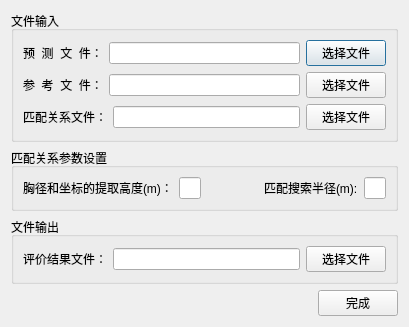
<?xml version="1.0" encoding="UTF-8"?>
<ui version="4.0">
 <class>StemCurveEvaluation</class>
 <widget class="QDialog" name="StemCurveEvaluation">
  <property name="geometry">
   <rect>
    <x>0</x>
    <y>0</y>
    <width>409</width>
    <height>303</height>
   </rect>
  </property>
  <property name="sizePolicy">
   <sizepolicy hsizetype="Preferred" vsizetype="Preferred">
    <horstretch>0</horstretch>
    <verstretch>0</verstretch>
   </sizepolicy>
  </property>
  <property name="windowTitle">
   <string>树木干曲线预测结果评价</string>
  </property>
  <layout class="QVBoxLayout" name="verticalLayout">
   <item>
    <widget class="QGroupBox" name="groupBox_2">
     <property name="title">
      <string>文件输入</string>
     </property>
     <layout class="QVBoxLayout" name="verticalLayout_2">
      <item>
       <layout class="QHBoxLayout" name="horizontalLayout">
        <item>
         <widget class="QLabel" name="label_2">
          <property name="text">
           <string>预  测  文  件：</string>
          </property>
         </widget>
        </item>
        <item>
         <widget class="QLineEdit" name="_inputFileOfExtractedTree"/>
        </item>
        <item>
         <widget class="QPushButton" name="_selectInputFileOfExtractedTree">
          <property name="text">
           <string>选择文件</string>
          </property>
         </widget>
        </item>
       </layout>
      </item>
      <item>
       <layout class="QHBoxLayout" name="horizontalLayout_3">
        <item>
         <widget class="QLabel" name="label_3">
          <property name="text">
           <string>参  考  文  件：</string>
          </property>
         </widget>
        </item>
        <item>
         <widget class="QLineEdit" name="_inputFileOfReferenceTree"/>
        </item>
        <item>
         <widget class="QPushButton" name="_selectedInputFileOfReferenceTree">
          <property name="text">
           <string>选择文件</string>
          </property>
         </widget>
        </item>
       </layout>
      </item>
      <item>
       <layout class="QHBoxLayout" name="horizontalLayout_6">
        <item>
         <widget class="QLabel" name="label_6">
          <property name="text">
           <string>匹配关系文件：</string>
          </property>
         </widget>
        </item>
        <item>
         <widget class="QLineEdit" name="_inputFileOfIndex"/>
        </item>
        <item>
         <widget class="QPushButton" name="_selectedInputFileOfIndex">
          <property name="text">
           <string>选择文件</string>
          </property>
         </widget>
        </item>
       </layout>
      </item>
     </layout>
    </widget>
   </item>
   <item>
    <widget class="QGroupBox" name="groupBox">
     <property name="title">
      <string>匹配关系参数设置</string>
     </property>
     <layout class="QVBoxLayout" name="verticalLayout_3">
      <item>
       <layout class="QHBoxLayout" name="horizontalLayout_2">
        <item>
         <layout class="QHBoxLayout" name="horizontalLayout_5">
          <item>
           <widget class="QLabel" name="label">
            <property name="text">
             <string>胸径和坐标的提取高度(m)：</string>
            </property>
           </widget>
          </item>
          <item>
           <widget class="QLineEdit" name="_inputHeight"/>
          </item>
         </layout>
        </item>
        <item>
         <spacer name="horizontalSpacer_2">
          <property name="orientation">
           <enum>Qt::Horizontal</enum>
          </property>
          <property name="sizeHint" stdset="0">
           <size>
            <width>800</width>
            <height>20</height>
           </size>
          </property>
         </spacer>
        </item>
        <item>
         <layout class="QHBoxLayout" name="horizontalLayout_9">
          <item>
           <widget class="QLabel" name="label_5">
            <property name="text">
             <string>匹配搜索半径(m):</string>
            </property>
           </widget>
          </item>
          <item>
           <widget class="QLineEdit" name="_radius"/>
          </item>
         </layout>
        </item>
       </layout>
      </item>
     </layout>
    </widget>
   </item>
   <item>
    <widget class="QGroupBox" name="groupBox_3">
     <property name="title">
      <string>文件输出</string>
     </property>
     <layout class="QHBoxLayout" name="horizontalLayout_8">
      <item>
       <layout class="QHBoxLayout" name="horizontalLayout_4">
        <item>
         <widget class="QLabel" name="label_4">
          <property name="text">
           <string>评价结果文件：</string>
          </property>
         </widget>
        </item>
        <item>
         <widget class="QLineEdit" name="_outputFile"/>
        </item>
        <item>
         <widget class="QPushButton" name="_selectedOututFile">
          <property name="text">
           <string>选择文件</string>
          </property>
         </widget>
        </item>
       </layout>
      </item>
     </layout>
    </widget>
   </item>
   <item>
    <layout class="QHBoxLayout" name="horizontalLayout_7">
     <item>
      <spacer name="horizontalSpacer">
       <property name="orientation">
        <enum>Qt::Horizontal</enum>
       </property>
       <property name="sizeHint" stdset="0">
        <size>
         <width>300</width>
         <height>20</height>
        </size>
       </property>
      </spacer>
     </item>
     <item>
      <widget class="QPushButton" name="_btn_OK">
       <property name="text">
        <string>完成</string>
       </property>
      </widget>
     </item>
    </layout>
   </item>
  </layout>
 </widget>
 <resources/>
 <connections/>
</ui>
